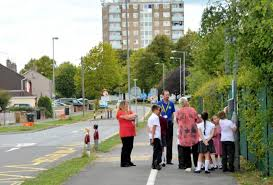
#> input picture research/legacy/yolo-v4-tf.keras/img/street.jpeg, 273 x 185 px
$ python -i enhancement.py   (imports and definitions only)
#> lines starting #> are read from the running program, lines starting #| are printed output that depends on the picture
#> further down, picture is the input picture: shape (185, 273, 3); mean B, G, R 119.2, 142.8, 140.5
"""
Image illumination and low-light enhancement utilities.

Provides adaptive histogram equalization (CLAHE) on the Lightness (L) channel
in LAB color space, preserving natural chicken feather coloration while lifting
deep shadows typical in dim broiler facilities.
"""
from __future__ import annotations

import cv2
import numpy as np


def compute_brightness(image_bgr: np.ndarray) -> float:
    """
    Computes the scalar mean pixel intensity across all channels.
    A value < 60.0 indicates dim/dark farm lighting conditions.
    """
    if image_bgr is None or image_bgr.size == 0:
        return 0.0
    return float(np.mean(image_bgr))


def is_low_light(image_bgr: np.ndarray, threshold: float = 60.0) -> bool:
    """
    Returns True if the image's mean brightness is strictly below the given threshold.
    """
    return compute_brightness(image_bgr) < threshold


def enhance_low_light(
    image_bgr: np.ndarray,
    clip_limit: float = 3.5,
    tile_grid_size: tuple[int, int] = (8, 8),
) -> np.ndarray:
    """
    Applies Contrast Limited Adaptive Histogram Equalization (CLAHE) to the
    Lightness (L) channel of the LAB color space.

    Args:
        image_bgr: Input BGR image (H, W, 3).
        clip_limit: Contrast limit threshold for CLAHE (default: 3.5).
        tile_grid_size: Grid size for local histogram equalization (default: 8x8).

    Returns:
        Enhanced BGR image (H, W, 3) with enhanced shadow detail.
    """
#> called with clip_limit = 3.5, tile_grid_size = (8, 8)
    if image_bgr is None or image_bgr.ndim != 3 or image_bgr.shape[2] != 3:
        raise ValueError("Expected a valid BGR image with shape (H, W, 3)")

    lab = cv2.cvtColor(image_bgr, cv2.COLOR_BGR2LAB)
#> lab: shape (185, 273, 3); mean of channels 0, 1, 2 147.4, 123.4, 140.7
    l_channel, a_channel, b_channel = cv2.split(lab)
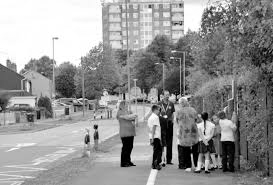
#> l_channel: shape (185, 273); min 0, max 255, mean 147.4
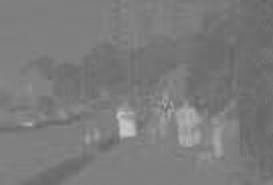
#> a_channel: shape (185, 273); min 99, max 201, mean 123.4
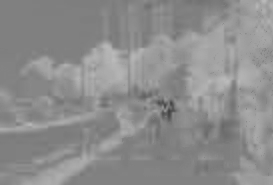
#> b_channel: shape (185, 273); min 64, max 188, mean 140.7

    clahe = cv2.createCLAHE(clipLimit=float(clip_limit), tileGridSize=tile_grid_size)
    l_enhanced = clahe.apply(l_channel)
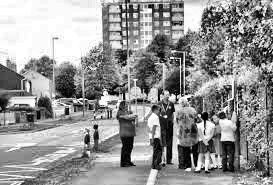
#> l_enhanced: shape (185, 273); min 0, max 255, mean 148.5

    lab_enhanced = cv2.merge((l_enhanced, a_channel, b_channel))
#> lab_enhanced: shape (185, 273, 3); mean of channels 0, 1, 2 148.5, 123.4, 140.7
    return cv2.cvtColor(lab_enhanced, cv2.COLOR_LAB2BGR)
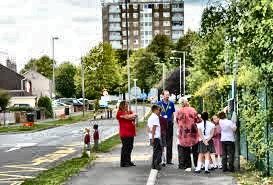
#> returned value: shape (185, 273, 3); mean B, G, R 121.4, 144.9, 142.4


def adjust_gamma(image_bgr: np.ndarray, gamma: float = 1.4) -> np.ndarray:
    """
    Applies non-linear gamma adjustment using an 8-bit lookup table.
    gamma > 1.0 lifts dark shadows.
    """
    if image_bgr is None or image_bgr.ndim != 3 or image_bgr.shape[2] != 3:
        raise ValueError("Expected a valid BGR image with shape (H, W, 3)")
    if gamma <= 0:
        raise ValueError("Gamma must be strictly positive")

    inv_gamma = 1.0 / float(gamma)
    table = np.array([((i / 255.0) ** inv_gamma) * 255 for i in np.arange(0, 256)]).astype("uint8")
    return cv2.LUT(image_bgr, table)

>>> import cv2
>>> picture = cv2.imread('../../../research/legacy/yolo-v4-tf.keras/img/street.jpeg')
>>> result = enhance_low_light(picture)

$ run again, on research/legacy/yolo-v4-tf.keras/img/test.jpg
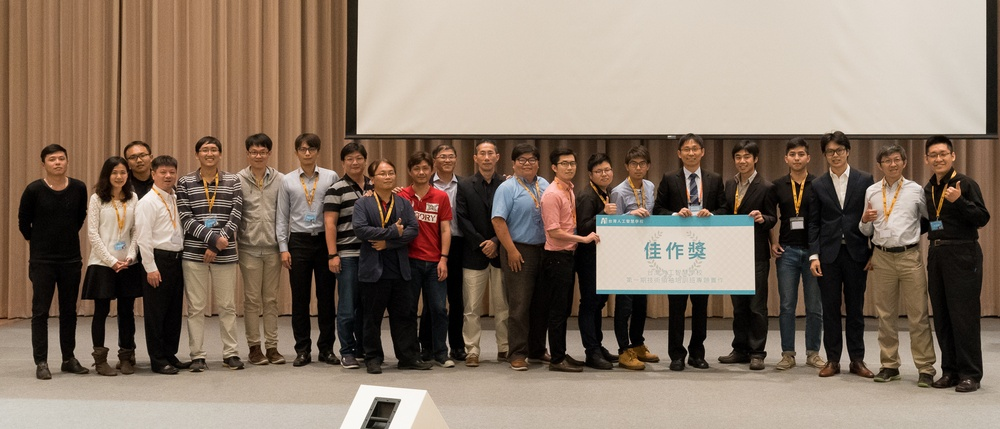
#> input picture research/legacy/yolo-v4-tf.keras/img/test.jpg, 1000 x 429 px, shrunk from 2048 x 878 before the run
#> picture is the input picture: shape (429, 1000, 3); mean B, G, R 102.5, 117.6, 135.2
#> lab: shape (429, 1000, 3); mean of channels 0, 1, 2 125.7, 132.7, 138.9
#> in enhance_low_light, `l_enhanced = clahe.apply(l_channel)`:
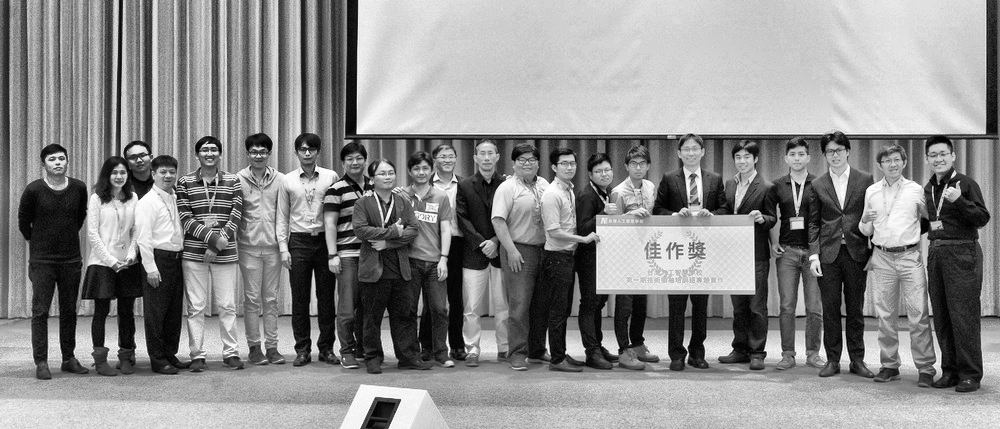
#> l_enhanced: shape (429, 1000); min 0, max 255, mean 139.5
#> lab_enhanced: shape (429, 1000, 3); mean of channels 0, 1, 2 139.5, 132.7, 138.9
#> in enhance_low_light, `return cv2.cvtColor(lab_enhanced, cv2.COLOR_LAB2BGR)`:
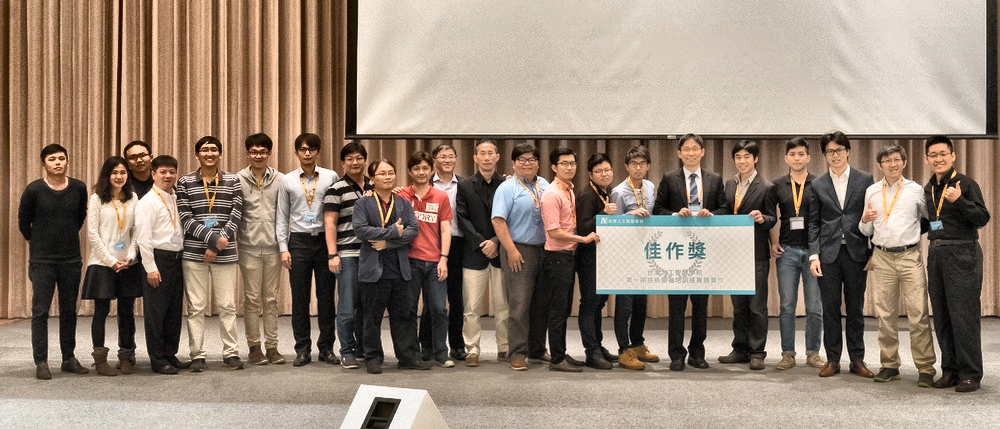
#> returned value: shape (429, 1000, 3); mean B, G, R 115.9, 131.3, 149.2

$ run again, on research/legacy/yolo-v4-tf.keras/img/test2.jpg
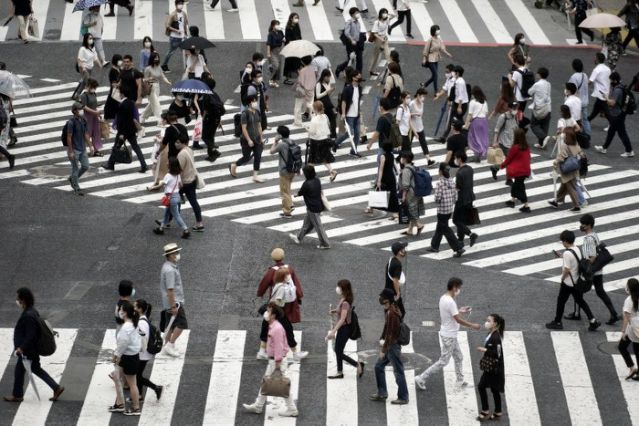
#> input picture research/legacy/yolo-v4-tf.keras/img/test2.jpg, 639 x 426 px
#> picture is the input picture: shape (426, 639, 3); mean B, G, R 115.6, 116, 117.5
#> lab: shape (426, 639, 3); mean of channels 0, 1, 2 121.7, 128.6, 128.5
#> in enhance_low_light, `l_channel, a_channel, b_channel = cv2.split(lab)`:
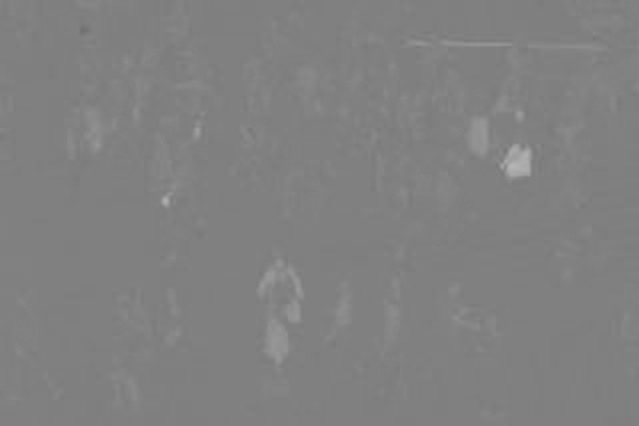
#> a_channel: shape (426, 639); min 112, max 181, mean 128.6
#> lab_enhanced: shape (426, 639, 3); mean of channels 0, 1, 2 127.6, 128.6, 128.5
#> in enhance_low_light, `return cv2.cvtColor(lab_enhanced, cv2.COLOR_LAB2BGR)`:
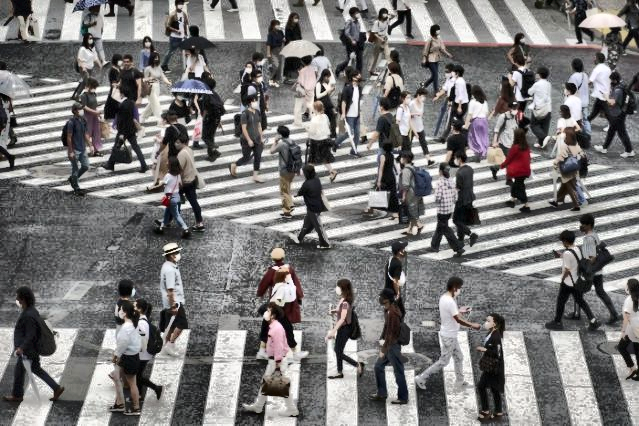
#> returned value: shape (426, 639, 3); mean B, G, R 121.7, 122.1, 123.7

$ run again, on research/legacy/yolo-v4-tf.keras/img/test3.jpg
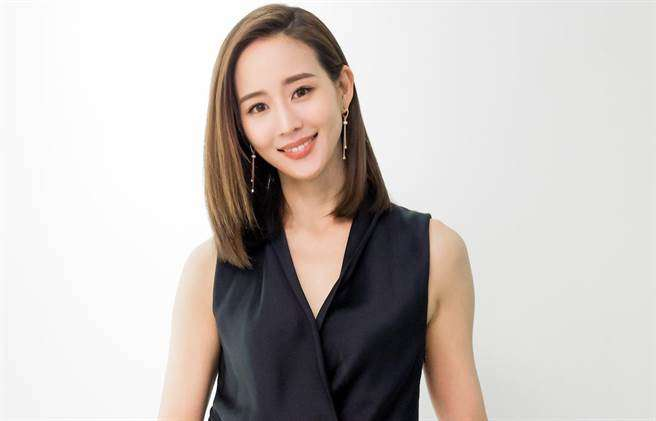
#> input picture research/legacy/yolo-v4-tf.keras/img/test3.jpg, 656 x 421 px
#> picture is the input picture: shape (421, 656, 3); mean B, G, R 188.5, 192.4, 198.8
#> lab: shape (421, 656, 3); mean of channels 0, 1, 2 196.2, 130, 130.8
#> in enhance_low_light, `l_channel, a_channel, b_channel = cv2.split(lab)`:
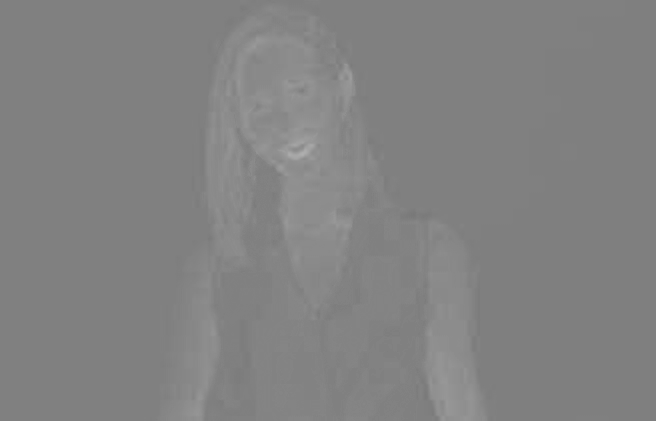
#> a_channel: shape (421, 656); min 120, max 175, mean 130
#> lab_enhanced: shape (421, 656, 3); mean of channels 0, 1, 2 196, 130, 130.8
#> in enhance_low_light, `return cv2.cvtColor(lab_enhanced, cv2.COLOR_LAB2BGR)`:
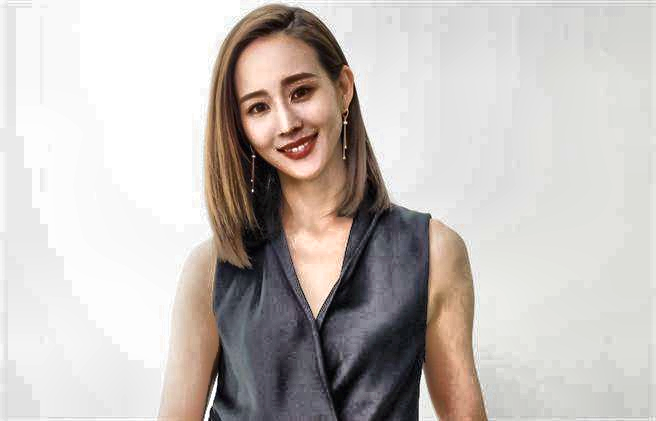
#> returned value: shape (421, 656, 3); mean B, G, R 187.7, 191.4, 197.6
